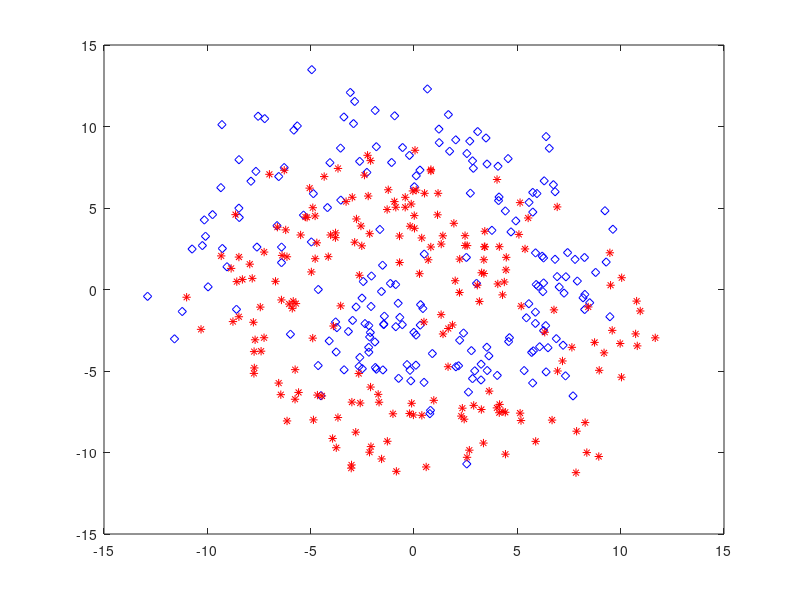

Write MATLAB code to recreate this figure.
function [X,Y]= Fermat_Spiral
%Produce the data for the Fermat Sprial problem and plot the distribution
%[X,Y] = Fermat_Spiral;
%X is the sample matrix, in which each row refers to the sample and each
% column denotes the feature, Y is labelling vector of value -1, 1; 
%r = a theta^0.5; 
a = 4; b=4;sigma = 1.7; ns = 200
t1=linspace(0,2*pi,ns); r1=sqrt(t1); x1=-a*r1.* cos(t1); y1=-a*r1.*sin(t1);
x2=-b*r1.* cos(t1); y2=-b*r1.*sin(t1);
X = [x1' y1';
     -x2' -y2'] +sigma*randn(2*ns,2);

Y = [ones(ns,1);
      2*ones(ns,1)];
% NoisyFeature = randn(2*ns,nn);
% X = [X NoisyFeature];
if 1,
     plot(X(1:ns,1),X(1:ns,2),'bd',X(ns+1:end,1),X(ns+1:end,2),'r*');
    name =  'FermatSpiral.eps';
     print(gcf,'-depsc',name);
end

 
 
